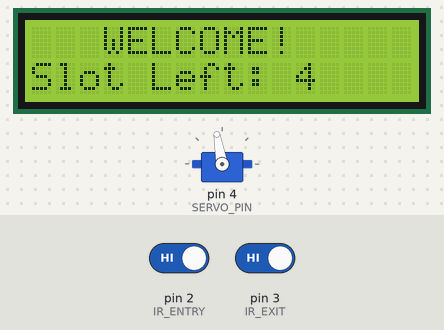
Recording of a sketch running on a simulated Arduino Uno, built with avr-gcc and run on an emulated ATmega328P. Shown: servo, 16×2 character LCD. The test bench sets the inputs (shaded band); at power-on: pin 2 (IR_ENTRY) HIGH, pin 3 (IR_EXIT) HIGH.

Above: at 3.2 s.
3.3 s: pin 2 (IR_ENTRY) driven LOW
At 4.4 s:
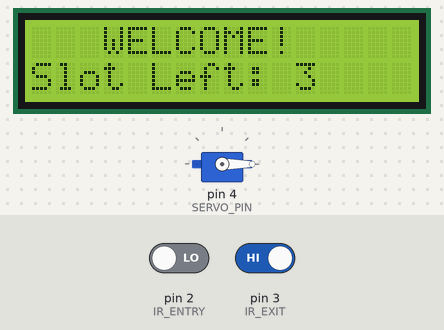
4.8 s: pin 3 (IR_EXIT) driven LOW
At 7.6 s:
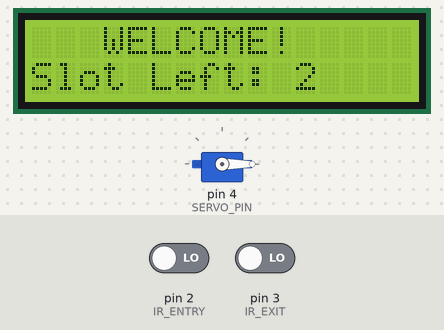
7.8 s: pin 2 (IR_ENTRY) driven HIGH
At 8.4 s:
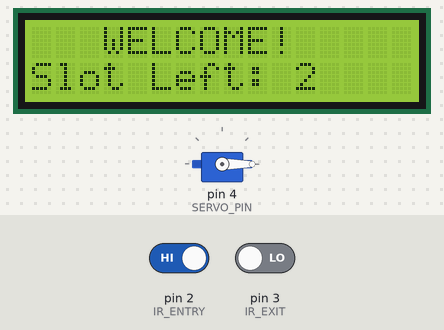
Timing chart, 0 to 10.8 s (numbered marks = the images above; inputs shaded):
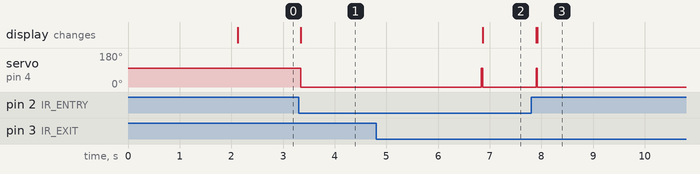

The sketch:

car_managmenent.ino
```cpp
/* Arduino Smart Parking System Cleaned & Fixed Version Based on Simple Circuits Project */

#include <Wire.h>
#include <LiquidCrystal_I2C.h>
#include <Servo.h>

/* ------------------- LCD ------------------- */
LiquidCrystal_I2C lcd(0x27, 16, 2);

/* ------------------- SERVO ----------------- */
Servo gateServo;
const int SERVO_PIN = 4;
const int GATE_OPEN = 0;
const int GATE_CLOSE = 100;

/* ------------------- IR SENSORS ------------ */
const int IR_ENTRY = 2;
const int IR_EXIT = 3;

/* ------------------- PARKING --------------- */
int slotsAvailable = 4; // Total parking slots

bool entryDetected = false;
bool exitDetected = false;

/* ------------------- SETUP ----------------- */
void setup() {
  Serial.begin(9600);

  pinMode(IR_ENTRY, INPUT);
  pinMode(IR_EXIT, INPUT);

  gateServo.attach(SERVO_PIN);
  gateServo.write(GATE_CLOSE);

  lcd.init();
  lcd.backlight();

  lcd.setCursor(0, 0);
  lcd.print("   ARDUINO    ");
  lcd.setCursor(0, 1);
  lcd.print(" PARKING SYSTEM ");
  delay(2000);
  lcd.clear();
}

/* ------------------- LOOP ------------------ */
void loop() {

  /* -------- ENTRY SENSOR -------- */
  if (digitalRead(IR_ENTRY) == LOW && !entryDetected) {
    entryDetected = true;

    if (slotsAvailable > 0) {
      if (!exitDetected) {
        gateServo.write(GATE_OPEN);
        slotsAvailable--;
      }
    } else {
      lcd.clear();
      lcd.setCursor(0, 0);
      lcd.print("   SORRY :(   ");
      lcd.setCursor(0, 1);
      lcd.print(" Parking Full ");
      delay(3000);
      lcd.clear();
    }
  }

  /* -------- EXIT SENSOR -------- */
  if (digitalRead(IR_EXIT) == LOW && !exitDetected) {
    exitDetected = true;

    if (!entryDetected) {
      gateServo.write(GATE_OPEN);
      slotsAvailable++;
    }
  }

  /* -------- RESET AFTER PASS -------- */
  if (entryDetected && exitDetected) {
    delay(1000);
    gateServo.write(GATE_CLOSE);
    entryDetected = false;
    exitDetected = false;
  }

  /* -------- LCD DISPLAY ---------- */
  lcd.setCursor(0, 0);
  lcd.print("   WELCOME!   ");
  lcd.setCursor(0, 1);
  lcd.print("Slot Left: ");
  lcd.print(slotsAvailable);
  lcd.print("   ");
}
```

Measured:
- after the input at 3.3 s, servo on pin 4 (SERVO_PIN): 100° → 0° at once; the display: changes at once (image 1)
- after the input at 4.8 s, servo on pin 4 (SERVO_PIN): 0° → 100° after 2.0 s, → 0° 0.03 s later; the display: changes after 2.1 s (image 2)
- after the input at 7.8 s, servo on pin 4 (SERVO_PIN): goes on until 7.9 s, then stays 0°
